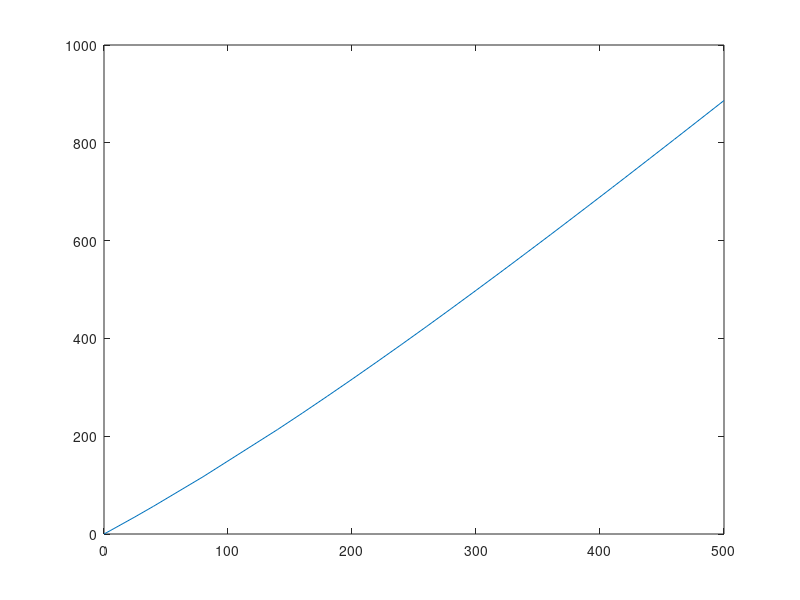

MATLAB code to generate this figure:
close all;
clear all;
format long;
scale=1024/5;
amplification=500;

Vc=scale*amplification/1000*[0,0.067,0.342,0.555,1.145,2.087,2.415,2.75,3.09,3.436,3.786,...
    4.141,4.501,4.865,5.232,5.417,5.603,5.789,5.976,6.164,6.353,6.542,...
    6.732,6.922,7.113,7.497,7.882,8.269,8.657];
Tc=[0,5,25,40,80,140,160,180,200,220,240,...
    260,280,300,320,330,340,350,360,370,380,390,...
    400,410,420,440,460,480,500];

%input offset voltage drift by temp
%Vc=Vc+25*50E-9;

plot(Tc,Vc);

for i=2:2:length(Vc)*2
  gah(i)=Tc(floor(i/2));   
end    

for i=1:2:(length(Vc)*2)-1
  gah(i)=Vc(floor((i+1)/2));   
end 


gah=round(gah);



maximum= 1;
for j=1:size(Vc,2)
       
    lollotiloo=strcat('{',num2str(round(Vc(j))),',',num2str(Tc(j)) ,'},');
    if size(lollotiloo,2) > maximum
       maximum=  size(lollotiloo,2);
    end
    
    for i=1:maximum
        test2(j,i)=lollotiloo(i)
    end
     
end

dlmwrite('ctype.txt',test2,'delimiter','','newline','pc');
